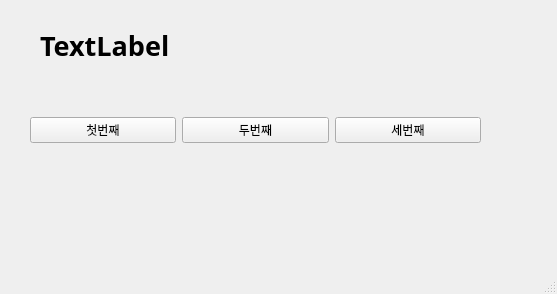
<?xml version="1.0" encoding="UTF-8"?>
<ui version="4.0">
 <class>MainWindow</class>
 <widget class="QMainWindow" name="MainWindow">
  <property name="geometry">
   <rect>
    <x>0</x>
    <y>0</y>
    <width>557</width>
    <height>294</height>
   </rect>
  </property>
  <property name="windowTitle">
   <string>MainWindow</string>
  </property>
  <widget class="QWidget" name="centralwidget">
   <widget class="QWidget" name="horizontalLayoutWidget">
    <property name="geometry">
     <rect>
      <x>30</x>
      <y>90</y>
      <width>451</width>
      <height>81</height>
     </rect>
    </property>
    <layout class="QHBoxLayout" name="horizontalLayout">
     <item>
      <widget class="QPushButton" name="pushButton">
       <property name="text">
        <string>첫번째</string>
       </property>
      </widget>
     </item>
     <item>
      <widget class="QPushButton" name="pushButton_2">
       <property name="text">
        <string>두번째</string>
       </property>
      </widget>
     </item>
     <item>
      <widget class="QPushButton" name="pushButton_3">
       <property name="text">
        <string>세번째</string>
       </property>
      </widget>
     </item>
    </layout>
   </widget>
   <widget class="QLabel" name="label">
    <property name="geometry">
     <rect>
      <x>40</x>
      <y>20</y>
      <width>451</width>
      <height>51</height>
     </rect>
    </property>
    <property name="font">
     <font>
      <family>맑은 고딕</family>
      <pointsize>20</pointsize>
      <weight>75</weight>
      <bold>true</bold>
     </font>
    </property>
    <property name="text">
     <string>TextLabel</string>
    </property>
   </widget>
  </widget>
  <widget class="QMenuBar" name="menubar">
   <property name="geometry">
    <rect>
     <x>0</x>
     <y>0</y>
     <width>557</width>
     <height>22</height>
    </rect>
   </property>
  </widget>
  <widget class="QStatusBar" name="statusbar"/>
 </widget>
 <resources/>
 <connections>
  <connection>
   <sender>pushButton</sender>
   <signal>clicked()</signal>
   <receiver>MainWindow</receiver>
   <slot>firstClick()</slot>
   <hints>
    <hint type="sourcelabel">
     <x>93</x>
     <y>148</y>
    </hint>
    <hint type="destinationlabel">
     <x>127</x>
     <y>200</y>
    </hint>
   </hints>
  </connection>
  <connection>
   <sender>pushButton_2</sender>
   <signal>clicked()</signal>
   <receiver>MainWindow</receiver>
   <slot>secondClick()</slot>
   <hints>
    <hint type="sourcelabel">
     <x>241</x>
     <y>146</y>
    </hint>
    <hint type="destinationlabel">
     <x>294</x>
     <y>207</y>
    </hint>
   </hints>
  </connection>
  <connection>
   <sender>pushButton_3</sender>
   <signal>clicked()</signal>
   <receiver>MainWindow</receiver>
   <slot>thirdClick()</slot>
   <hints>
    <hint type="sourcelabel">
     <x>410</x>
     <y>147</y>
    </hint>
    <hint type="destinationlabel">
     <x>454</x>
     <y>197</y>
    </hint>
   </hints>
  </connection>
 </connections>
 <slots>
  <slot>firstClick()</slot>
  <slot>secondClick()</slot>
  <slot>thirdClick()</slot>
 </slots>
</ui>
